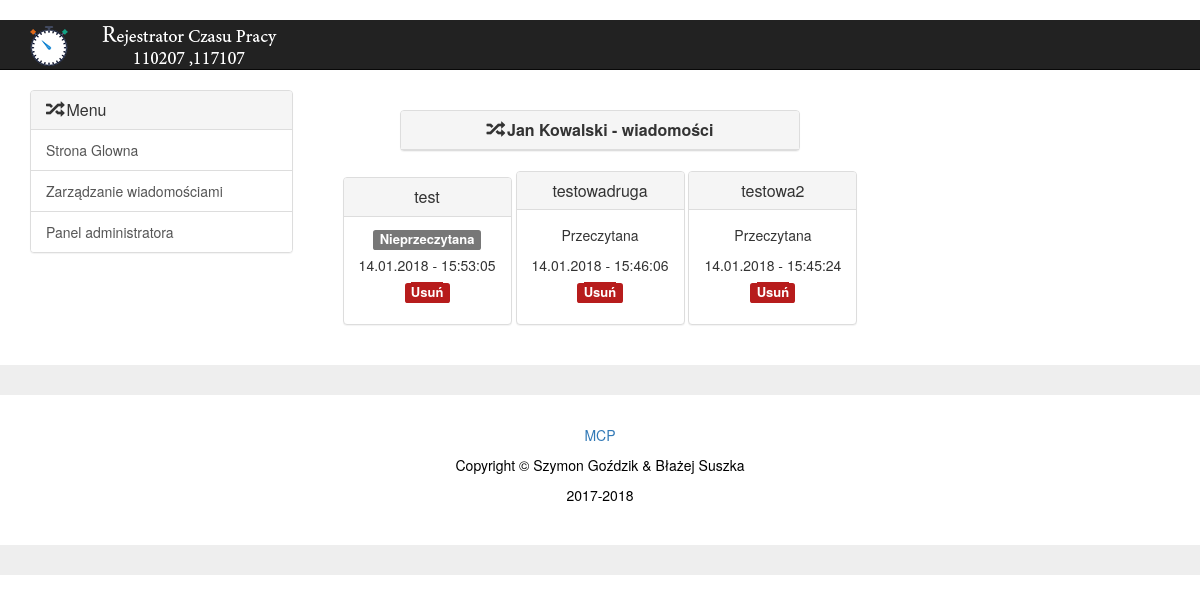
Before: /user_mess/?w=1 with the older database file.
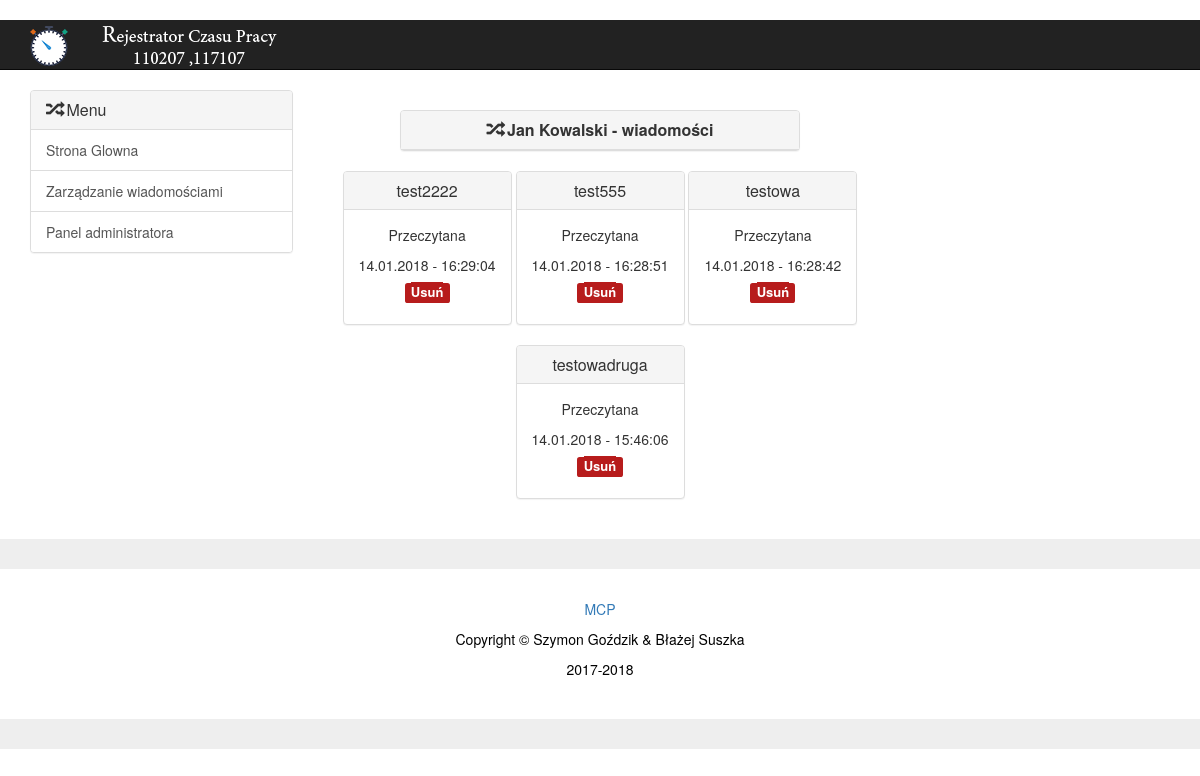
After: the same page with the newer database file.
### timework/models.py (models this page shows, shortened)
class Worker(models.Model):
    first_name = models.CharField(max_length=30)
    second_name = models.CharField(max_length=30)

class Messages(models.Model):
    body = models.CharField(max_length=60)
    date = models.DateTimeField(auto_now_add=True)
    worker = models.ForeignKey(Worker, models.CASCADE)
    read = models.BooleanField()

### timework/views.py (the view)
# urls.py: url(r'^user_mess/$', user_messages, name='usermess'),
def user_messages(request):
    if 'w' in request.GET:
        id = int(request.GET['w'])
        worker = Worker.objects.get(id=id)
        m = Messages.objects.filter(worker=worker).order_by('-date')
        t = get_template('m_mess.html')
        html = t.render({'us': worker, 'mess': m})
        return HttpResponse(html)
    t = get_template('h_home.html')
    html = t.render({})
    return HttpResponse(html)

### templates/m_mess.html (shortened to what this page needs)
{% extends 'base_h.html' %}
{% block content %}
			{% load staticfiles %}
  <div class="col-sm-6">
 <center>
  		<div class="panel panel-default" style="display: inline-block;  width: 400px;" >
				<div class="panel-heading">
					<h1 class="panel-title"><span class="glyphicon glyphicon-random"></span>  <strong>{{ us.first_name }} {{ us.second_name }} - wiadomości</strong></h1>
				</div>
			</div>
			</center>
			<center>
		{% for m in mess %}
			  		<div class="panel panel-default" style="display: inline-block;" >
				<div class="panel-heading">
					<h1 class="panel-title">{{ m.body }}</a></h1>
				</div>
							<div class="panel-body"><center>
							 				 {% if m.read == 0 %}
				 <p><span class="label label-default"><font size="2">Nieprzeczytana</font></span></p>
				 {% endif %}
					 {% if m.read == 1 %}
				 <p>Przeczytana</p>
				 {% endif %}
				 <p>{{ m.date|date:"d.m.Y - H:i:s" }}</p>
			 <p><span class="label label-default" style="background-color: #B71C1C; color: white;"><font size="2"><a href='{% url 'remmess' %}?m={{ m.id }}' style="background-color: #B71C1C; color: white;">Usuń</a></font></span></p>
				 </center>
				</div>
			</div>
				 {% endfor %}
			</center>
</div>
{% endblock %}

### templates/base_h.html (shortened to what this page needs)
﻿<!DOCTYPE html>
<html lang="en">
<head>
{% load staticfiles %}
    <link href="{% static 'css/bootstrap.min.css' %}" rel="stylesheet">
    <link href="{% static 'css/custom.css' %}" rel="stylesheet">
</head>
<body>
    <nav class="navbar navbar-inverse navbar-static-top" role="navigation">
        <div class="container">
            <div class="navbar-header" >
             <img src="{% static 'images/logo.png' %}"  style="margin-top:5px;">
            </div>
            </div>
    </nav>
<div class="container-fluid">
		<div class="col-sm-3">
			<div class="panel panel-default">
				<div class="panel-heading">
					<h1 class="panel-title"><span class="glyphicon glyphicon-random"></span>   Menu</h1>
				</div>
				<div class="list-group">
					<a href="{% url 'main' %}" class="list-group-item">Strona Glowna</a>
					<a href="{% url 'addmess' %}" class="list-group-item">Zarządzanie wiadomościami</a>
					<a href="{% url 'admin:index' %}" class="list-group-item">Panel administratora</a>
				</div>
			</div>
		</div>
					<p> {% block content %}{% endblock %}</p>
	</div>
	<footer>
		<div class="footer-blurb">
			     <div class="small-print">
        	<div class="container">
        		<p><a href="http://www.mcp.poznan.pl/">MCP</a></p>
        		<p>Copyright &copy; Szymon Goździk & Błażej Suszka</p>
				<p>2017-2018</p>
        	</div>
        </div>
        </div>
	</footer>
</body>
</html>

### static/css/custom.css (style rules this page uses)
h1, h2, h3, h4, h5, h6 { color: black; }
.footer-blurb { padding: 30px 0; margin-top: 20px; background-color: #eee; color: black; }
.small-print { background-color: #fff; padding: 30px 0; }
.feature, .page-intro, .article-intro, .small-print { text-align: center; }

Changed rows visible on the page:
removed Messages: body "test", read "Nieprzeczytana", date "14.01.2018 - 15:53:05"
removed Messages: body "testowa2", read "Przeczytana", date "14.01.2018 - 15:45:24"
added Messages: body "test2222", read "Przeczytana", date "14.01.2018 - 16:29:04"
added Messages: body "test555", read "Przeczytana", date "14.01.2018 - 16:28:51"
added Messages: body "testowa", read "Przeczytana", date "14.01.2018 - 16:28:42"
